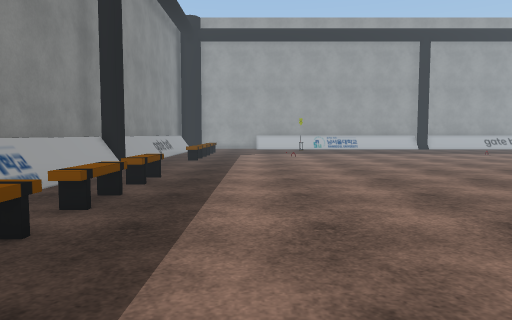
view 1 (above)

23 first-person views from a walk through a scene from a Unity 3-D project. The camera is 1.2 m above the floor, tilts 4° down and sees 70° across. The floor is counted in squares, 1 m on a side. Each view is taken from the middle of a square. On the plan, view 1 faces up. The plan holds only what a view shows up to about 15 squares ahead; the rest is blank. The player is left out. Some surface patterns are stand-ins.

view 2
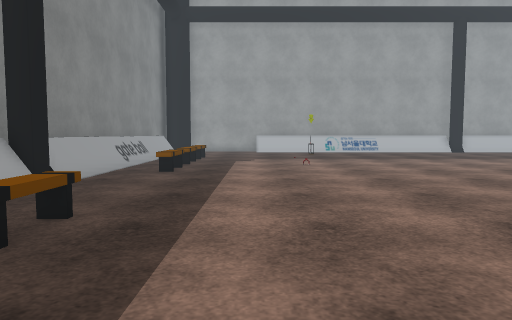

view 3
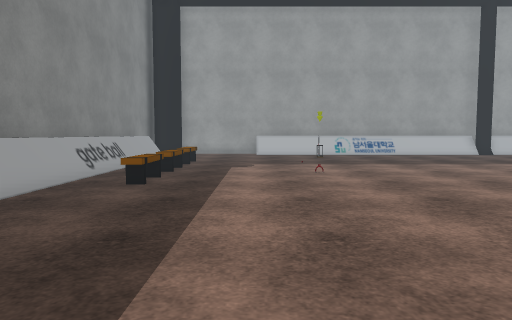

view 4
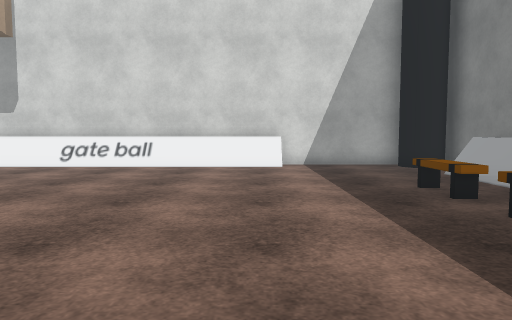

view 5
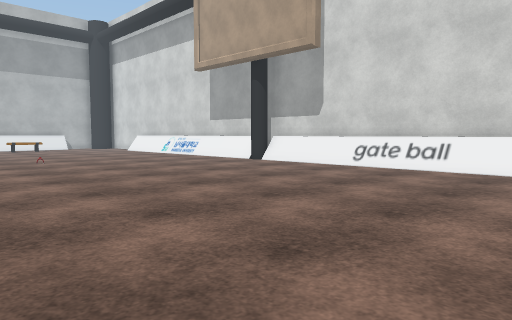

view 6
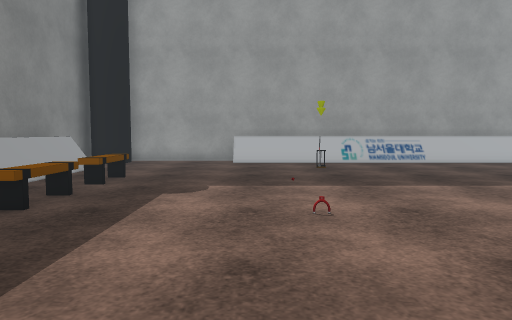

view 7
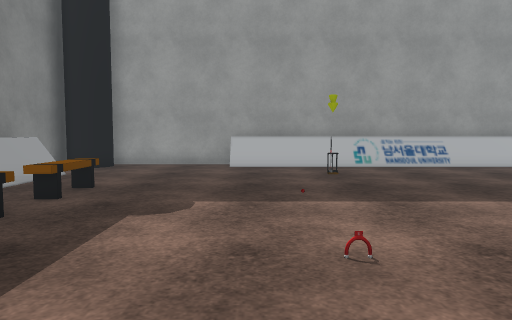

view 8
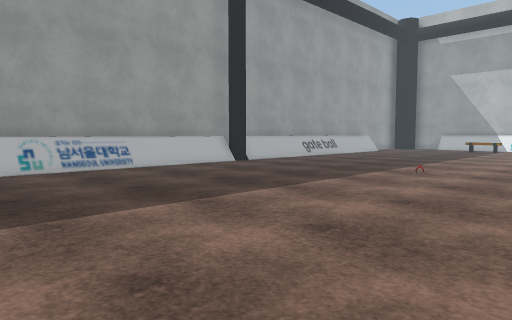

view 9
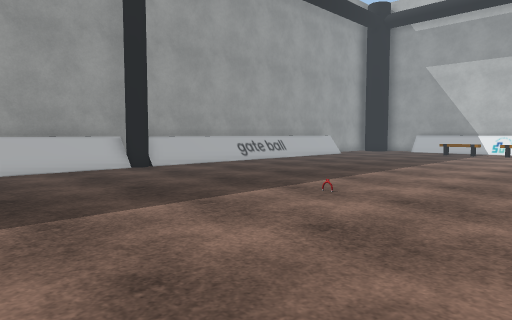

view 10
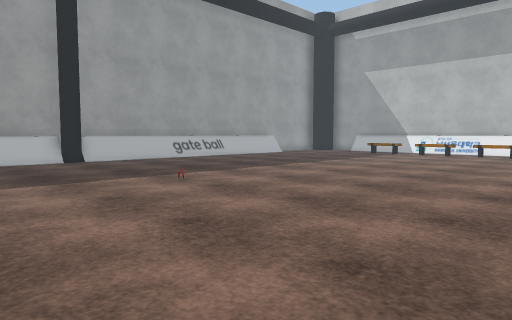

view 11
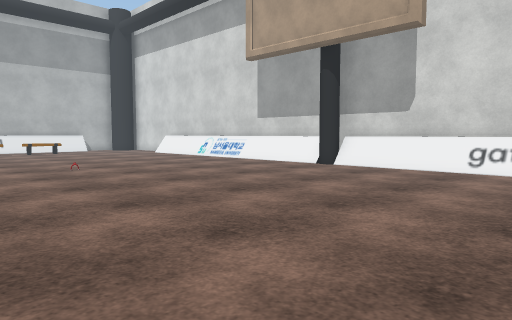

view 12
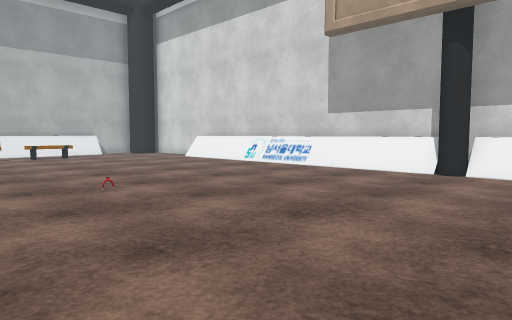

view 13
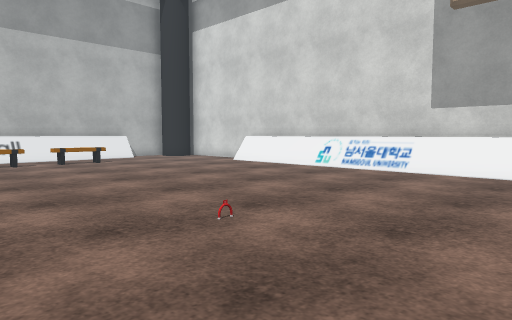

view 14
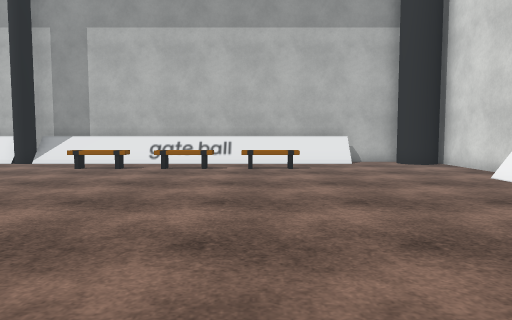

view 15
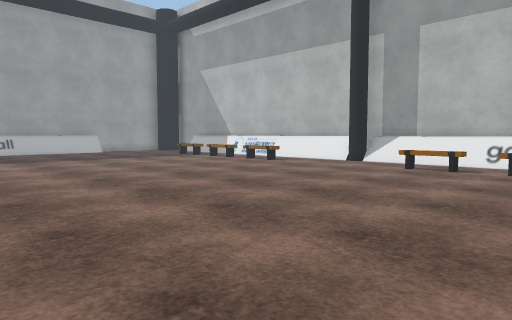

view 16
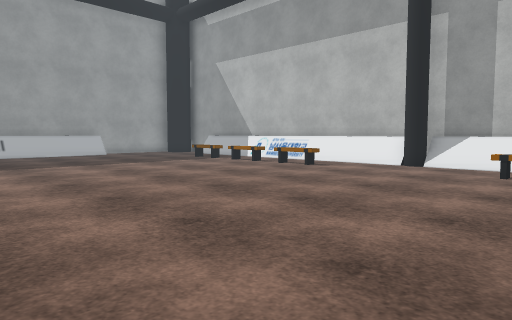

view 17
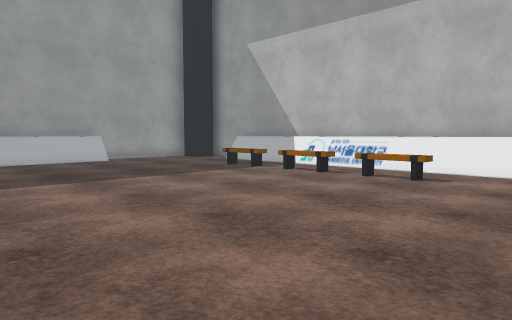

view 18
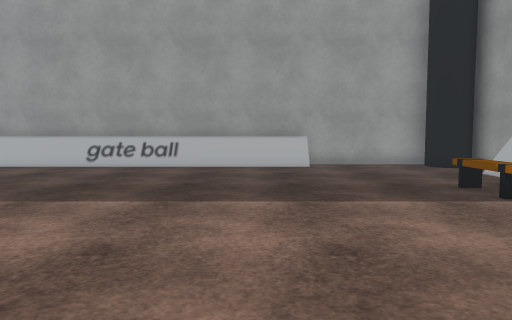

view 19
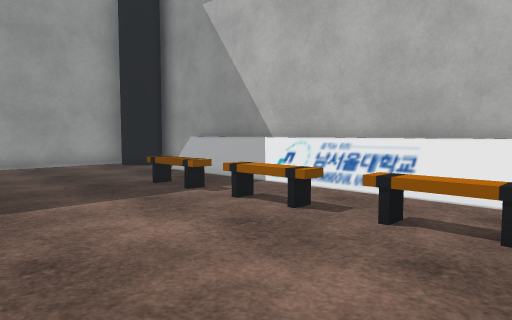

view 20
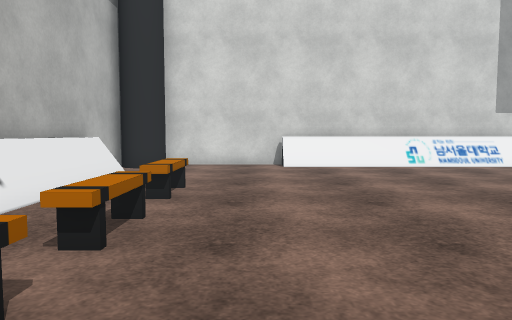

view 21
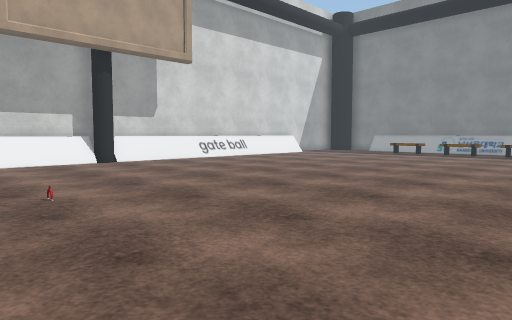

view 22
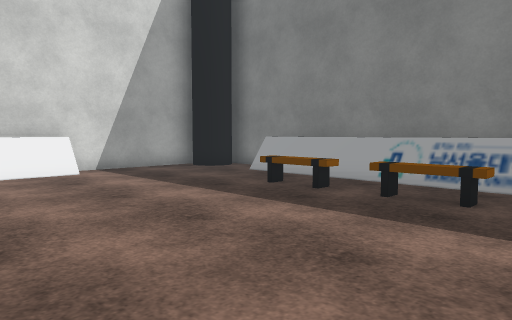

view 23
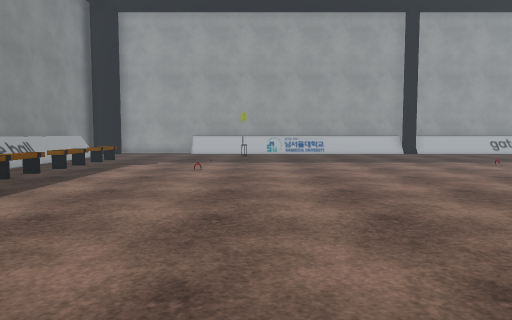

### Floor plan
Points are (right, up) in squares from view 1. A wall is a line through its corners. A room is listed if a view was taken in it or the views show most of it. See-through windows are left out.
Room 1 (views 1, 2, 3, 4, 5, 6, 7, 8, 9, 10, 11, 12, 13, 14, 15, 16, 17, 18, 19, 20, 21, 22, 23)
walls: (13.1, 30.2) (0, 30.2); (14, -3.1) (27, -3.1); (-4.9, 13.6) (-4.9, 12.5); (-5.4, 13.1) (-5.4, 7.6); (32.5, 14.1) (32.5, 14.8); (32.5, 15.1) (32.5, 27.1); (-5.4, 7.4) (-5.4, -0.1); (33, 15.2) (33, 29.6); (-6.2, 7.2) (-6.2, -3); (32.5, 7.8) (32.5, 13.1); (27, 30.2) (14.2, 30.2); (0, -3.1) (13.1, -3.1); (-5.4, 27) (-5.4, 14.5); (-4.4, 29.5) (-4.7, 29.1); (-4.4, 30) (-4.4, 29.2) (-5.1, 28.9) (-5.5, 29); (32.5, 0) (32.5, 4.6); (32.3, 28.9) (31.9, 29) (31.6, 29.3) (31.4, 29.7) (31.6, 30.2); (-5.5, -2) (-5.1, -1.9) (-4.7, -2.1) (-4.4, -2.5) (-4.4, -3); (-6.2, 30) (-6.2, 8.9); (-4.8, -3.6) (32.1, -3.6) (31.3, -2.9) (31.6, -2) (32.3, -1.9); (31.5, -3.1) (31.3, -2.4) (31.9, -1.9); (31.9, 30.8) (-4.9, 30.8); (33, -2.6) (33, 3.9)
low walls: (13.1, 29.6) (0, 29.6); (13.1, 29.8) (0, 29.8); (13.1, 30) (0, 30); (13.9, -2.7) (27, -2.7); (13.9, -2.9) (27, -2.9); (-5.1, 13.1) (-5.1, -0.1); (-4.9, 8.6) (-4.9, 6.9); (-4.9, 19.4) (-4.9, 13.9); (32.1, 13.9) (32.1, 17.5); (-4.9, 21.2) (-4.9, 19.5); (32.3, 14) (32.3, 27.1); (-4.9, 6.5) (-4.9, 5.1); (32.1, 17.8) (32.1, 19.1); (32.1, 9.6) (32.1, 13.1); (32.1, 19.5) (32.1, 21.1); (-4.9, 4.8) (-4.9, 3.1); (32.1, 7.6) (32.1, 9.4); (32.3, 7.6) (32.3, 13.2); (32.1, 21.5) (32.1, 22.1); (27, 29.6) (13.9, 29.6); (27, 29.8) (13.9, 29.8); (0, -2.7) (13.1, -2.7); (-4.9, 25.4) (-4.9, 24.8); (27, 30) (14, 30); (-4.9, 2.5) (-4.9, 1.4); (0, -2.9) (13.1, -2.9); (32.1, 24.5) (32.1, 25.2); (-4.9, 0.8) (-4.9, 0); (-5.1, 27) (-5.1, 13.9); (32.1, 0.6) (32.1, 5.4); (32.1, 0) (32.1, 0.5); (32.3, 0) (32.3, 5.2)
objects: other object (-3, 3) to (-3, 4); other object (-3, 6) to (-3, 7); other object (-3, 9) to (-3, 10); other object (-3, 17) to (-3, 18); other object (-3, 20) to (-3, 21); other object (-3, 23) to (-3, 24); other object (3, 27); other object (4, 27); other object (30, 3) to (30, 4); other object (30, 6) to (30, 7); other object (30, 9) to (30, 10); other object (30, 17) to (30, 18); other object (30, 20) to (30, 21); other object (30, 23) to (30, 24)

Positions as (right, up) in squares from view 1, and headings:
1: (0, 0), facing up
2: (0, 5), facing up
3: (0, 8), facing up
4: (1, 11), facing down
5: (1, 10), facing down-right
6: (1, 14), facing up
7: (1, 16), facing up
8: (2, 17), facing up-right
9: (7, 17), facing up-right
10: (8, 13), facing up-right
11: (5, 10), facing down-right
12: (10, 9), facing down-right
13: (14, 9), facing down-right
14: (17, 4), facing right
15: (17, 5), facing up-right
16: (18, 8), facing up-right
17: (20, 13), facing up-right
18: (25, 16), facing up
19: (25, 16), facing up-right
20: (28, 11), facing down
21: (20, 13), facing down-left
22: (4, 9), facing down-left
23: (4, 7), facing up
